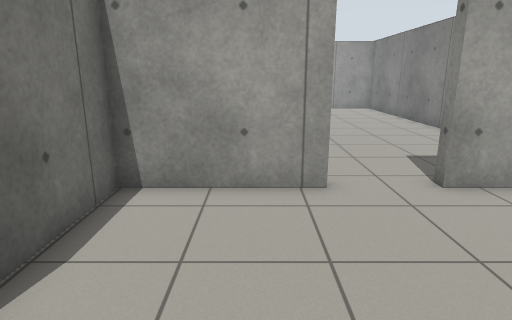
View 1 (above)

16 first-person views from a walk through a world built for the Gazebo simulator. The camera is 1.2 m above the floor, tilts 14° down and sees 75° across. The floor is counted in squares, 0.5 m on a side. Each view is taken from the middle of a square. On the plan, view 1 faces up. The plan holds only what a view shows up to about 19 squares ahead; the rest is blank.

View 2
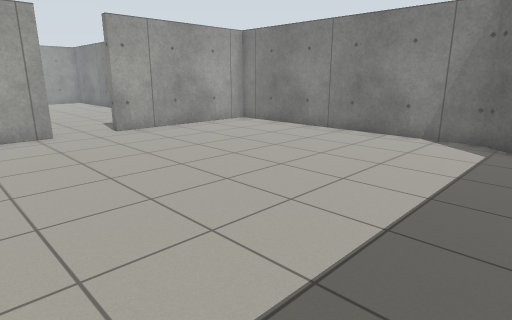

View 3
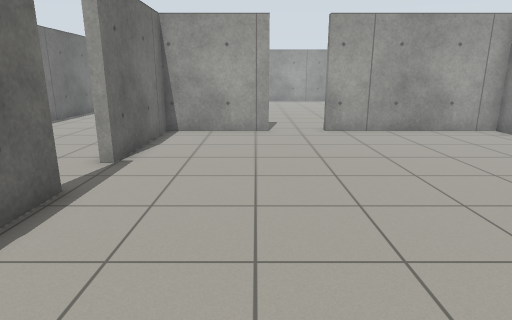

View 4
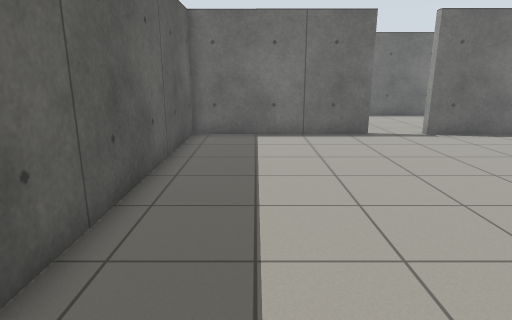

View 5
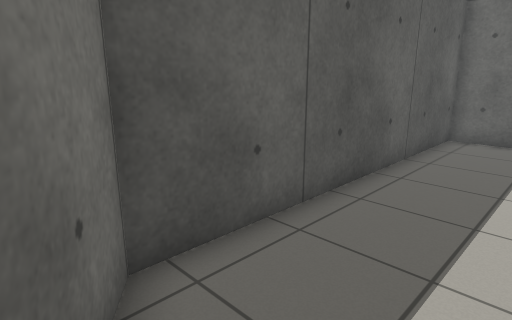

View 6
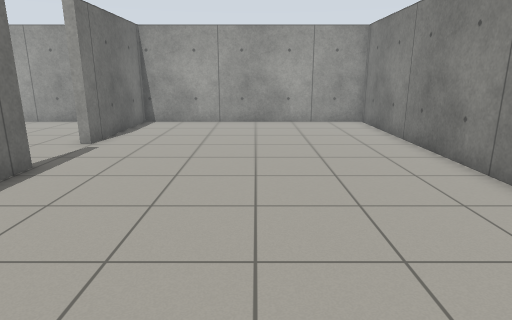

View 7
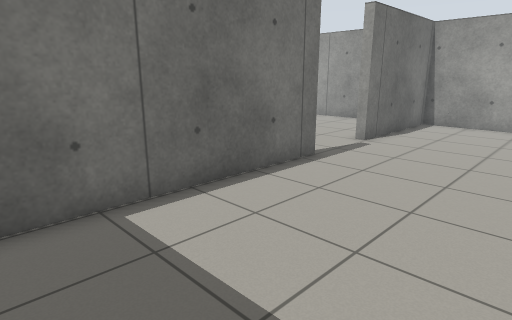

View 8
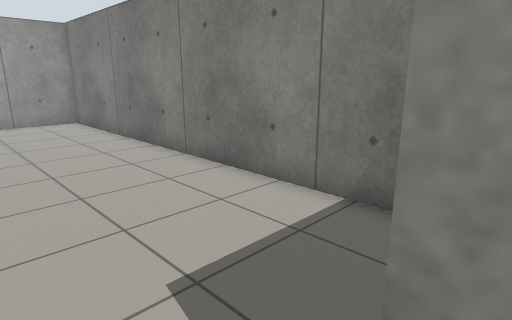

View 9
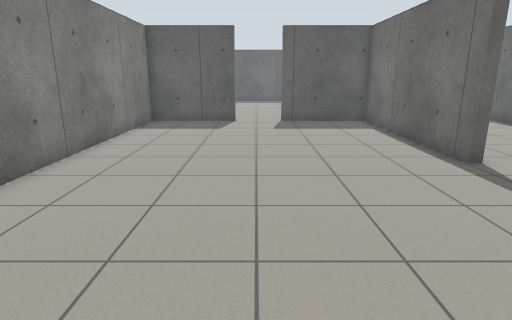

View 10
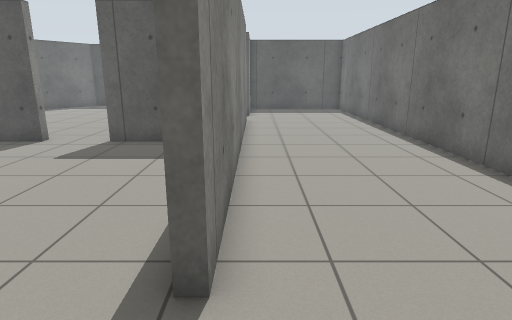

View 11
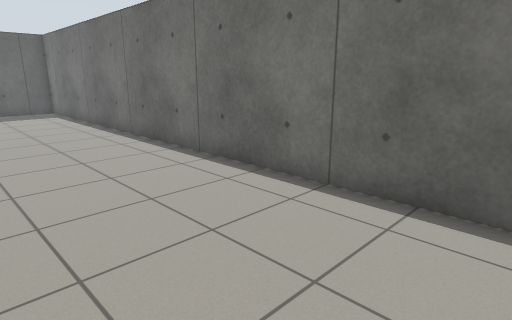

View 12
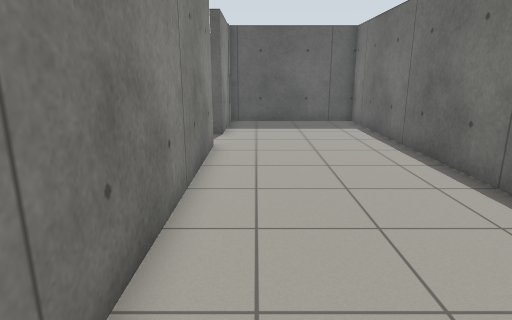

View 13
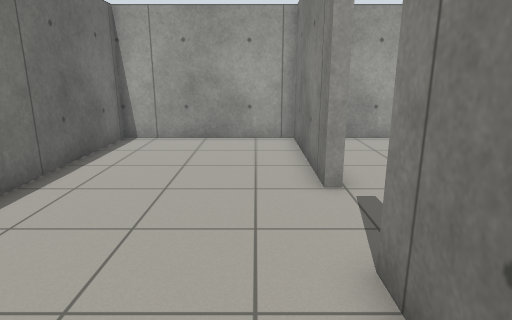

View 14
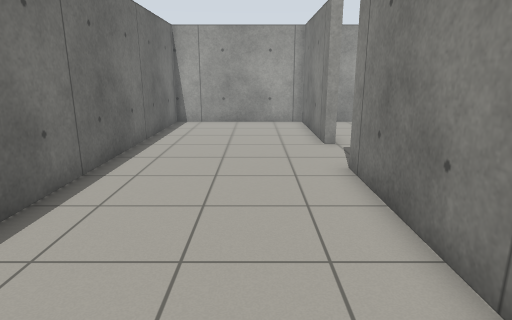

View 15
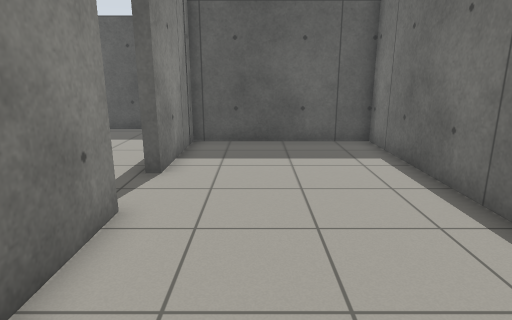

View 16
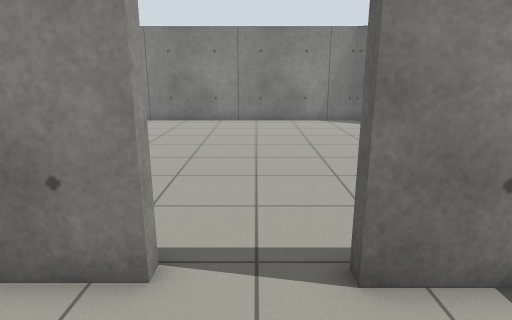

### Floor plan
Points are (right, up) in squares from view 1. A wall is a line through its corners. A room is listed if a view was taken in it or the views show most of it. See-through windows are left out.
Room 1 (views 1, 2, 3, 4, 5, 8)
walls: (-3.5, -1.2) (-3.1, -1.2) (-3.1, -8.7) (9.5, -8.7) (11.9, -5.4) (11.9, 7) (4.2, 7) (4.2, 7.5); (1.6, 7) (-3.1, 7) (-3.1, 1.3) (-3.5, 1.3)
ways out: opening at (3, 7) to room 2; opening at (-3, 0) to room 3
Room 2 (views 6, 7, 9)
walls: (-3.5, 16.8) (-3.1, 16.8) (-3.1, 7.5) (1.6, 7.5); (4.2, 7.5) (8.8, 7.5) (8.8, 26.3) (-3.1, 26.3) (-3.1, 20.1) (-3.5, 20.1)
ways out: opening at (3, 7) to room 1; opening at (-3, 18.5) to room 3
Room 3 (views 10, 11, 12, 13, 14, 15, 16)
walls: (-3.5, 20.1) (-3.5, 26.3) (-10.3, 26.3) (-10.3, -5.6) (-3.5, -5.6) (-3.5, -1.2); (-3.5, 1.3) (-3.5, 16.8)
ways out: opening at (-3, 0) to room 1; opening at (-3, 18.5) to room 2

Positions as (right, up) in squares from view 1, and headings:
1: (0, 0), facing up
2: (-2, -8), facing up-right
3: (1, -8), facing up
4: (11, -6), facing left
5: (11, -5), facing down-left
6: (3, 8), facing up
7: (3, 8), facing up-left
8: (3, 7), facing up-right
9: (3, 26), facing down
10: (-4, 20), facing down
11: (-4, 20), facing down-left
12: (-5, 13), facing down
13: (-5, 13), facing up
14: (-6, 8), facing up
15: (-6, 7), facing down
16: (-7, 0), facing right
